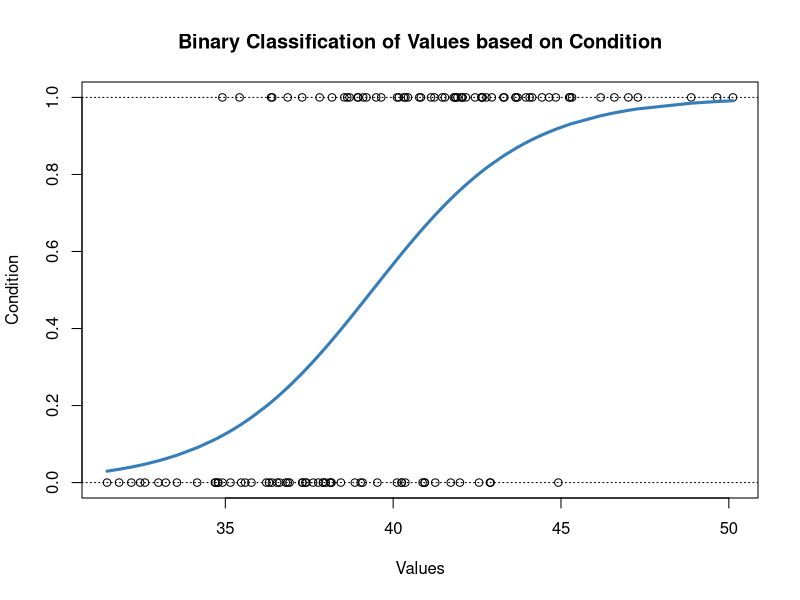
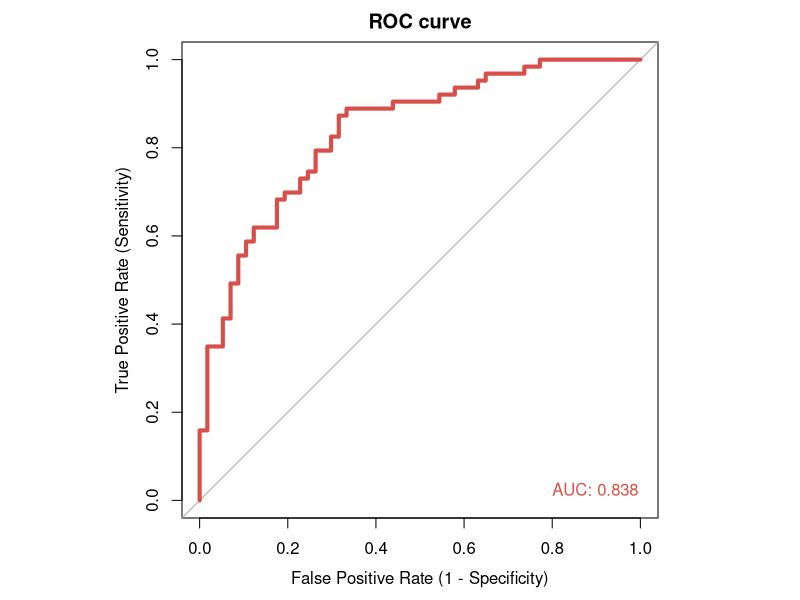

Here is the R script that generated these plots, in order: (Note: this script raises an error after producing the figures.)
#######################################################
######## Logistic Regression and ROC curve ########
#######################################################


### load libraries ###
library(pROC)  # display and analyse Receiver Operating Characteristic curves



# generate the data by sampling from a normal distribution
set.seed(18)  # setting a random seed ensures that results are reproducible
num_vals <- 120  # number of data values to generate
vals <- sort( rnorm(n=num_vals, mean=40, sd=4) )  # values sorted in ascending order

## binary classification is implemented here by testing if the rank (1 -> num_vals) of each value, 
## scaled to the interval [0,1] by dividing by num_vals, is less than or greater than a randomly generated 
## value from the uniform interval [0,1]; if value is larger, condition 'cond' is assumed to be true / 1
cond <- ifelse(test=(runif(n=num_vals) < (rank(vals)/num_vals)), yes=1, no=0)

# plot the classified data
plot(x=vals, y=cond,
     xlab="Values", ylab="Condition",
     main="Binary Classification of Values based on Condition")
abline(h=0, lty="dotted")
abline(h=1,lty="dotted")


# use glm() to fit a sigmoid logistic regression curve to the classified data
LC <- glm(cond ~ vals, family=binomial)  # 'condition' is to be predicted by 'values'
lines(vals, LC$fitted.values,  # y-values are probs that 'cond' is true, y coords of points on the sigmoid curve 
      col="#377eb8", lwd=3)
###############################


# use roc() to generate a ROC curve for many candidate classification thresholds
par(pty = "s")  # pty = "s" --> plot type = square (removes whitespace at sides)
roc(cond, LC$fitted.values, plot=TRUE, 
    legacy.axes=TRUE,  # reverse x-axis direction --> plotting FPR = 1 - TNR = 1 - Specificity
    col="#d84e48", 
    lwd=4,
    print.auc=TRUE,  # display the Area Under Curve (when comparing models, larger area is better.)
    print.auc.x=0.2, print.auc.y=0.04,  # coordinates at which to place the AUC label on the plot
    xlab="False Positive Rate (1 - Specificity)", ylab="True Positive Rate (Sensitivity)",
    main="ROC curve")
par(pty = "m")  # pty = "m" --> plot type = maximal (revert to default canvas)
###########################



## attempt to determine optimal threshold from the ROC data ##
roc_dat <- roc(cond, LC$fitted.values, legacy.axes=TRUE)  # store the ROC data in a parameter
roc_df <- data.frame(  # construct a dataframe out of the (TPR, FPR, threshold) values
  tpr = roc_dat$sensitivities,   # TPR values
  fpr = (1 - roc_dat$specificities),  # FPR values
  thr = roc_dat$thresholds  # classification thresholds used to generate the ROC curve
  )


# determine the optimal threshold, based on requirement that (TPR^2 - FPR^2) is maximised 
subset_df <- roc_df[roc_df$tpr > 0.6 & roc_df$tpr < 0.9]  # consider a subset of the data from the top-left region of ROC plot
subset_df['eff'] <- subset_df['tpr']^2 - subset_df['fpr']^2  # compute custom variable 'effectiveness' for each threshold

# optimal threshold data according to our custom criterion:
opt <- subset_df[subset_df['eff']==max(subset_df['eff'])]
tpr_opt <- opt[1]; fpr_opt <- opt[2]; thr_opt <- opt[3]  # optimal TPR, FPR, threshold



# generate another ROC curve
offset <- 0.1  # will determine width of partial AUC
par(pty = "s")  # pty = "s" --> plot type = square (removes whitespace at sides)
roc(cond, LC$fitted.values, plot=TRUE, 
    legacy.axes=TRUE,  # reverse x-axis direction --> plotting FPR = 1 - TNR = 1 - Specificity
    col="#d84e48", 
    lwd=4,
    print.auc=TRUE,
    print.auc.x=0.32, print.auc.y=0.04,
    partial.auc=c(1-fpr_opt-offset, 1-fpr_opt+offset),  # compute partial AUC for a symmetric region about the optimal FPR
    auc.polygon = TRUE, auc.polygon.col = "#d84e4822",  # shade the polygon representing the partial AUC
    xlab="False Positive Rate (1 - Specificity)", ylab="True Positive Rate (Sensitivity)",
    main="ROC curve")
par(pty = "m")  # pty = "m" --> plot type = maximal (revert to default canvas)
# insert a blue point at the coordinates (FPR,TPR) corresponding to the optimal threshold determined above 
points(1-fpr_opt,tpr_opt, type="p", pch=21, col="blue", bg="blue", cex=1.2) 



